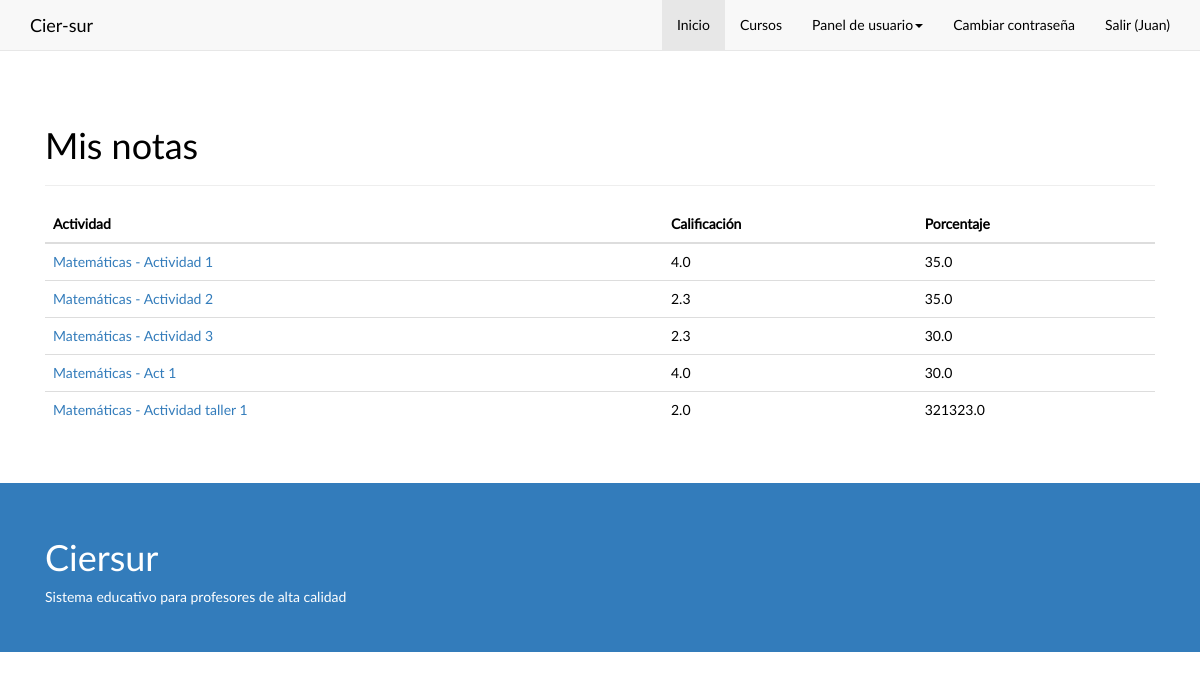
Page /mis_notas/3 (signed in) on the committed database.
### app/models.py (models this page shows, shortened)
class Usuario(AbstractBaseUser):
    id_persona = models.OneToOneField(Persona, verbose_name="Cédula de la persona")
    TIPOS = (
        ('1', 'Administrador'),
        ('2', 'Secretaria'),
        ('3', 'Master Teacher'),
        ('4', 'Leader Teacher')
    )
    tipo = models.CharField(max_length=1,choices=TIPOS)
    is_active = models.BooleanField(default=True)
    is_admin = models.BooleanField(default=False)
    objects = CierUserManager()
    USERNAME_FIELD = 'id_persona'
    REQUIRED_FIELDS = ['tipo']
    class Meta:
        verbose_name = "Usuario"
        verbose_name_plural = "Usuarios"
    def get_short_name(self):
        return self.id_persona.nombre
    def get_tipo(self):
        return self.tipo

class Persona(models.Model):
    cedula = models.IntegerField(primary_key=True)
    nombre = models.CharField(max_length=200)
    apellidos = models.CharField(max_length=200)
    correo = models.CharField(max_length=200, unique=True)
    celular = models.CharField(max_length=200, null=True)
    direccion = models.CharField(max_length=200, null=True)
    fecha_nacimiento = models.DateField()
    SEXOS = (
        ('M', 'Masculino'),
        ('F', 'Femenino'),
    )
    sexo = models.CharField(max_length=1,choices=SEXOS)
    DEPS = (
        ('A', 'Amazonas'),
        ('Caq', 'Caquetá'),
        ('Ca', 'Cauca'),
        ('H', 'Huila'),
        ('N', 'Nariño'),
        ('P', 'Putumayo'),
        ('T', 'Tolima'),
        ('VC', 'Valle del Cauca'),
    )
    departamento = models.CharField(max_length=3,choices=DEPS)
    ciudad = models.CharField(max_length=15)
    class Meta:
        verbose_name = "Persona"
        verbose_name_plural = "Personas"

class Nota(models.Model):
    id_lt_curso = models.ForeignKey(LT_Curso, verbose_name="LT-Curso")
    id_actividad = models.ForeignKey(Actividad,verbose_name="Actividad")
    calificacion = models.FloatField(validators = [MinValueValidator(0), MaxValueValidator(5)])
    class Meta:
        unique_together = (("id_lt_curso", "id_actividad"),)
    class Meta:
        verbose_name = "Nota"
        verbose_name_plural = "Notas"

class Actividad(models.Model):
    id_curso = models.ForeignKey(Curso,verbose_name="Curso")
    nombre = models.CharField(max_length=50)
    descripcion = models.CharField(max_length=1000)
    porcentaje = models.FloatField()
    class Meta:
        unique_together = (("id_curso", "nombre"),)
    def __str__(self):
        return "%s - %s" % (str(self.id_curso), self.nombre)
    class Meta:
        verbose_name = "Actividad"
        verbose_name_plural = "Actividades"

class Curso(models.Model):
    nombre = models.CharField(max_length=50)
    descripcion = models.TextField()
    slug = models.SlugField(max_length=200, unique=True)
    def __str__(self):
        return self.nombre
    class Meta:
        verbose_name = "Curso"
        verbose_name_plural = "Cursos"

### app/views.py (the view, shortened to what this page needs)
# urls.py: url(r'^mis_notas/(?P<pk>\d+)$', views.MisNotas, name="mis_notas"),
def MisNotas(request, pk):
    if request.method == "GET":
        template = loader.get_template('mensaje.html')
        objects = models.Nota.objects.all().filter(id_lt_curso=models.LT_Curso.objects.get(id=pk))
        template = loader.get_template('misnotas.html')
        context = RequestContext(request, {
            'title': 'Mis notas - CIER-SUR',
            'nbar': 'inicio',
            'object_list': objects,
        })
        return HttpResponse(template.render(context))
    else:
        return HttpResponseRedirect('/')

### templates/misnotas.html
{% extends "base.html" %}
{% block content %}
    <div class="section">
        <div class="container">
            <div class="row">
                <div class="col-md-12">
                    <div class="page-header">
                        <h1>Mis notas</h1>
                    </div>
                    <div class="table-responsive">
                    <table class="table">
                        <thead>
                            <tr>
                                <th data-field="id_actividad">Actividad</th>
                                <th data-field="calificacion">Calificación</th>
                                <th data-field="id_actividad.porcentaje">Porcentaje</th>
                            </tr>
                        </thead>
                        <tbody>
                            {% for object in object_list %}
                            <tr>
                                <td><a href="{% url 'actividad' pk=object.id_actividad.id %}">{{ object.id_actividad }}</a></td>
                                <td>{{ object.calificacion }}</td>
                                <td>{{ object.id_actividad.porcentaje }}</td>
                            </tr>
                            {% endfor %}
                        </tbody>
                    </table>
                    </div>
                </div>
            </div>
        </div>
    </div>
{% endblock %}

### templates/base.html (shortened to what this page needs)
{% load staticfiles %}
<!DOCTYPE html>
<html>
    <head>
        <link href="{% static "css/font-awesome.min.css" %}" rel="stylesheet" type="text/css">
        <link href="{% static "css/bootstrapOrg.min.css" %}" rel="stylesheet" type="text/css">
        <link href="{% static "css/bootstrap.css" %}" rel="stylesheet" type="text/css">
        <link href="{% static "css/ciersur.css" %}" rel="stylesheet" type="text/css">
    </head>
    <body>
        <div class="navbar navbar-default navbar-static-top">
            <div class="container">
                <div class="navbar-header">
                    <a class="navbar-brand" href="{% url "index" %}"><span>Cier-sur</span></a>
                </div>
                <div class="collapse navbar-collapse" id="navbar-ex-collapse">
                    <ul class="nav navbar-nav navbar-right">
                        <li class="{% if nbar == 'inicio' %}active{% endif %}">
                            <a href="{% url "index" %}">Inicio</a>
                        </li>
                        <li class="{% if nbar == 'curso_list' %}active{% endif %}">
                            <a href="{% url "curso_list" %}">Cursos</a>
                        </li>
                        {% if user.is_authenticated %}
                            <li class="dropdown {% if nbar == 'panel' %}active{% endif %}">
                                <a href="#" data-toggle="dropdown" class="dropdown-toggle">Panel de usuario<b class="caret"></b></a>
                            </li>
                            <li class="{% if nbar == 'password_change' %}active{% endif %}">
                                <a href="{% url 'password_change' %}">Cambiar contraseña</a>
                            </li>
                            <li>
                                <a href="{% url 'logout' %}">Salir ({{ user.get_short_name }})</a>
                            </li>
                        {% endif %}
                    </ul>
                </div>
            </div>
        </div>
        {% block content %} {% endblock %}
        <footer class="section section-primary">
            <div class="container">
                <div class="row">
                    <div class="col-sm-6">
                        <h1>Ciersur</h1>
                        <p>Sistema educativo para profesores de alta calidad</p>
                    </div>
                </div>
            </div>
        </footer>
    </body>
</html>

### rows in the picture
Usuario: get_short_name "Juan"
Nota: id_actividad "Matemáticas - Actividad 1", calificacion "4.0", id_actividad.porcentaje "35.0"
Nota: id_actividad "Matemáticas - Actividad 2", calificacion "2.3", id_actividad.porcentaje "35.0"
Nota: id_actividad "Matemáticas - Actividad 3", calificacion "2.3", id_actividad.porcentaje "30.0"
Nota: id_actividad "Matemáticas - Act 1", calificacion "4.0", id_actividad.porcentaje "30.0"
Nota: id_actividad "Matemáticas - Actividad taller 1", calificacion "2.0", id_actividad.porcentaje "321323.0"
